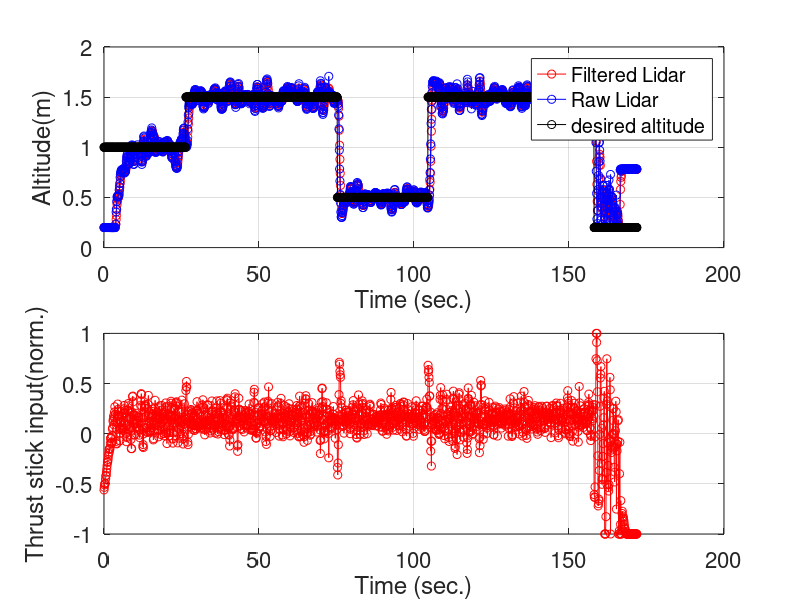
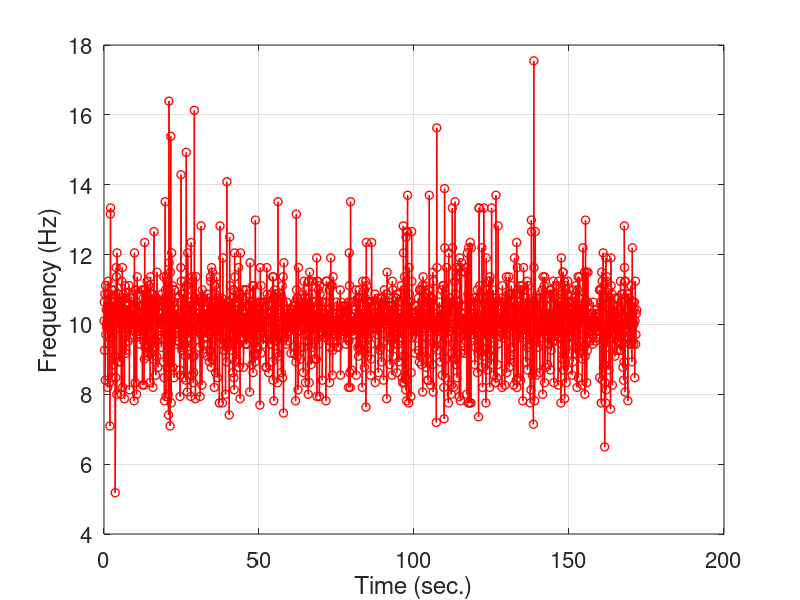
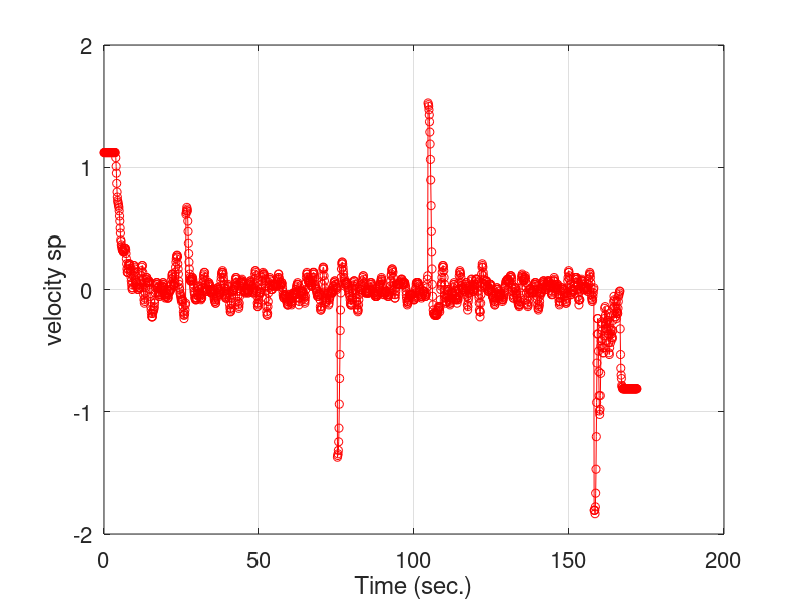

Write the MATLAB code that produced these figures, in order.
 clear all; close all; clc;
 addpath('./results and plots');
kp = 0.5;
kd = 0;
ki = 0.0;
h_des = 1.5;
u_max = 1;
data = csvread('altitude_control_data_test_12_07.csv');
cputime = data(:,1)-data(1,1);
z_des = data(:,2);
z_cur = data(:,3);
z_cur_unfiltered = data(:,4);
z_dot = data(:,5);
z_d_dot = data(:,6);
u_actual = data(:,7);
v_z_sp = data(:,8);


figure(1);
subplot(2,1,1)
plot(cputime, z_cur, 'ro-');
hold on
plot(cputime, z_cur_unfiltered,'bo-');
plot(cputime, z_des,'ko-')
xlabel('Time (sec.)')
ylabel('Altitude(m)')
legend('Filtered Lidar','Raw Lidar', 'desired altitude')
set(gca,'FontSize',16)
grid on

subplot(2,1,2)
plot(cputime,u_actual,'ro-');
xlabel('Time (sec.)')
ylabel('Thrust stick input(norm.)')
set(gca,'FontSize',16)
grid on

% plot(cputime, z_dot,'bo-');
% xlabel('Time (sec.)')
% ylabel('vertical velocity (m/s)')
% set(gca,'FontSize',16)
% grid on

% subplot(3,1,3)
% plot(cputime, z_d_dot,'bo-');
% xlabel('Time (sec.)')
% ylabel('vertical acc (m/s^2)')
% set(gca,'FontSize',16)
% grid on

figure(2);
plot(cputime(1:end-1),1./diff(cputime),'ro-','linewidth',1)
xlabel('Time (sec.)')
ylabel('Frequency (Hz)')
set(gca,'FontSize',16)
grid on


figure(3);
% delu_postProcess = kp*h_error + kd*del_e_h+ki*e_int;
% delu_postProcess = max(-u_max,min(u_max,delu_postProcess));
% plot(cputime,delu_postProcess*129,'bo-','linewidth',2)
% plot(cputime,u_actual,'ro-');
% xlabel('Time (sec.)')
% ylabel('Throttle stick input (norm.)')
% set(gca,'FontSize',16)
% %hold on;
% % legend('delu postprocess','u actual');
% grid on

figure(4);
plot(cputime(1:end),v_z_sp,'ro-')
xlabel('Time (sec.)')
ylabel('velocity sp')
set(gca,'FontSize',16)
grid on

% figure(4);
% plot(u_stick_net(:,1).*129,'ro-','linewidth',2)
% xlabel('Time (sec.)')
% ylabel('u stick net(1)')
% set(gca,'FontSize',16)
